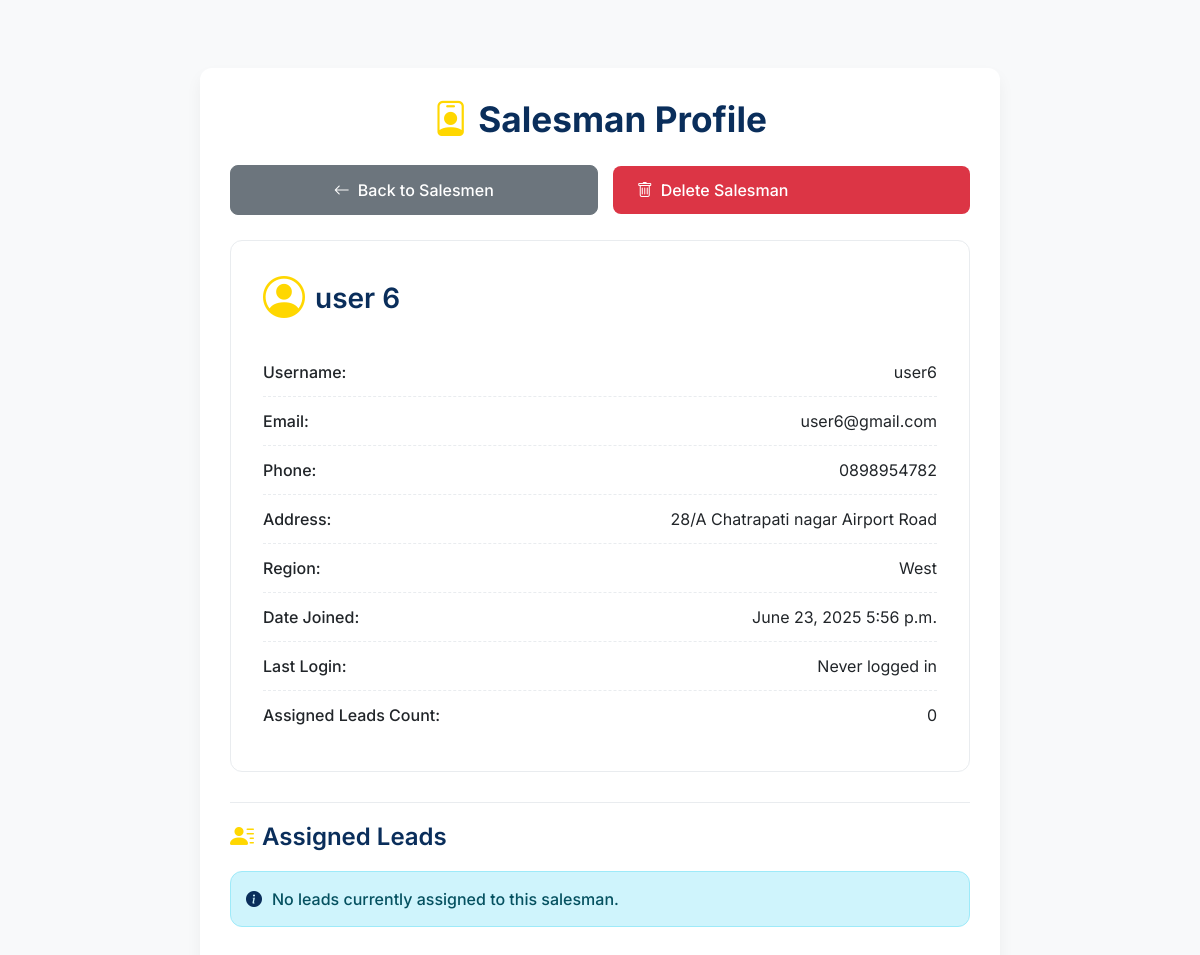
Page /viewSalesman/user6@gmail.com/ (signed in) on the earlier database version.
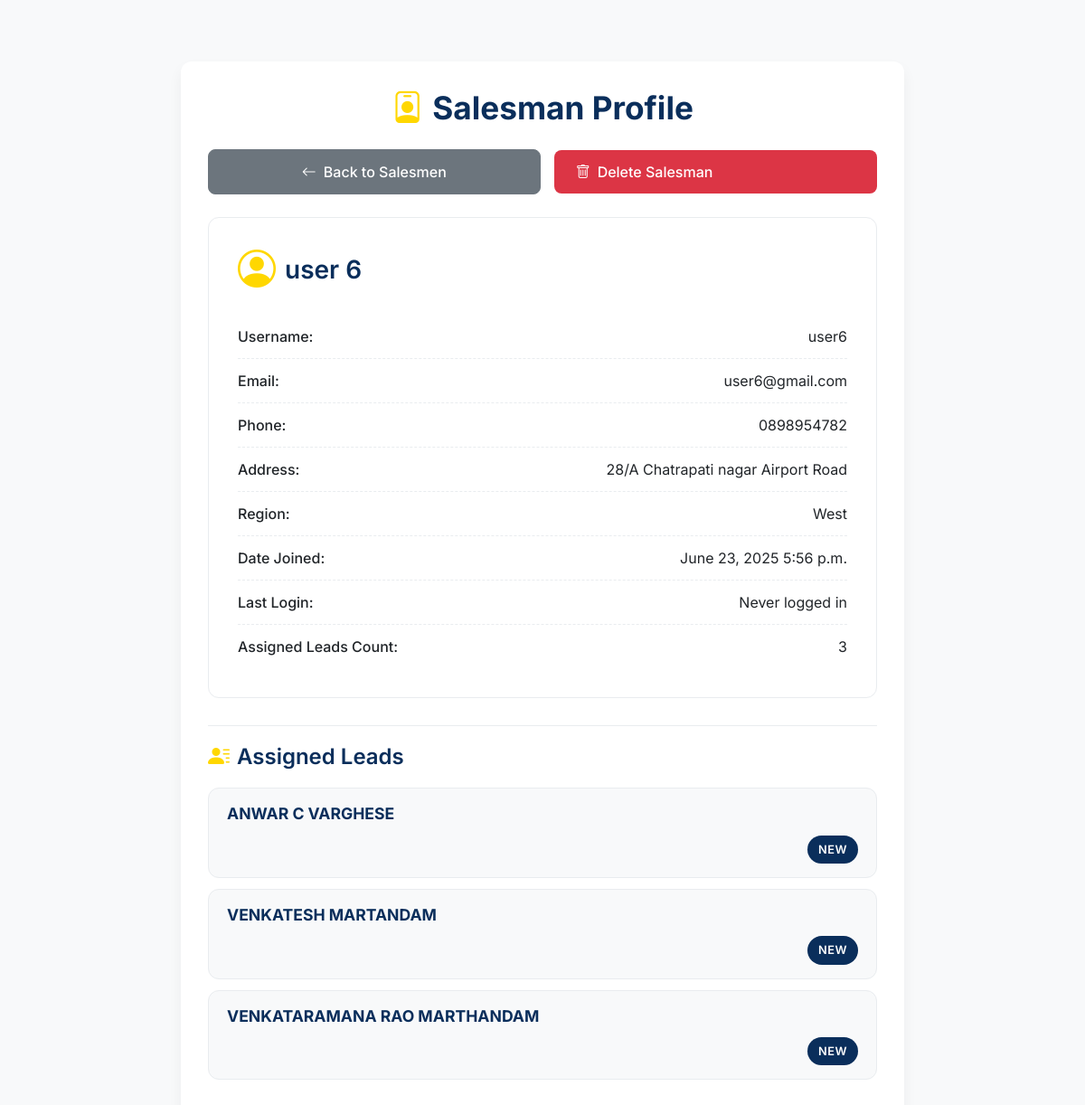
Same page on the later database version.
### salesmanPanel/models.py (models this page shows, shortened)
class Lead(models.Model):
    STATUS_CHOICES = [
        ('New', 'New'),
        ('Contacted', 'Contacted'),
        ('In Discussion', 'In Discussion'),
        ('Not Interested', 'Not Interested'),
        ('Converted', 'Converted'),
    ]
    PRIORITY_CHOICES = [
        ('Hot', 'Hot'),
        ('Warm', 'Warm'),
        ('Cold', 'Cold'),
    ]
    name = models.CharField(max_length=100)
    email = models.EmailField()
    phone = models.CharField(max_length=15)
    city = models.CharField(max_length=100, blank=True)
    company = models.CharField(max_length=100, blank=True)
    role = models.CharField(max_length=100, blank=True)
    interest = models.TextField(null=True)
    budget = models.CharField(max_length=50, blank=True)
    lead_source = models.CharField(max_length=100, blank=True)
    status = models.CharField(max_length=20, choices=STATUS_CHOICES, default='New')
    priority = models.CharField(max_length=10, choices=PRIORITY_CHOICES, default='Warm')
    notes = models.TextField(blank=True)
    assigned_to = models.ForeignKey(settings.AUTH_USER_MODEL, on_delete=models.SET_NULL, null=True, blank=True)
    created_at = models.DateTimeField(auto_now_add=True)
    updated_at = models.DateTimeField(auto_now=True)
    category = models.ForeignKey('category',on_delete=models.CASCADE,null=True, blank=True)

### salesmanPanel/views.py (the view)
# urls.py: path('viewSalesman/<str:email>/', views.viewSalesman, name='viewSalesman'),
@login_required
@user_passes_test(is_admin)
def viewSalesman(request, email):
    try:
        salesman = CustomUser.objects.get(email=email, is_superuser=False)  # Get the salesman by email
    except CustomUser.DoesNotExist:
        messages.error(request, "Salesman does not exist")
        return redirect('viewCategory')  # Redirect if salesman not found
    assigned_leads = Lead.objects.filter(assigned_to=salesman)
    assigned_leads_count = assigned_leads.count()
    context = {
        'selected_salesman': salesman,
        'assigned_leads_count': assigned_leads_count,
        'assigned_leads': assigned_leads,  # Pass the leads to the template
    }
    return render(request, 'salesmanPortal/viewSalesman.html', context)  # Render the view salesman template

### salesmanPanel/views.py (called while the page is built)
def is_admin(user):
    return user.is_staff # is_superuser implies is_staff, so this covers both.

### templates/salesmanPortal/viewSalesman.html (shortened to what the changed rows need)
<!DOCTYPE html>
<html lang="en">
<head>
    <link href="https://cdn.jsdelivr.net/npm/bootstrap@5.3.2/dist/css/bootstrap.min.css" rel="stylesheet">
    <link rel="stylesheet" href="https://cdn.jsdelivr.net/npm/bootstrap-icons@1.11.1/font/bootstrap-icons.css">
</head>
<body>
    <div class="container mt-5">
        {% if selected_salesman %}
            <h1 class="text-center"><i class="bi bi-person-badge"></i> Salesman Profile</h1>
            <div class="actions-row">
                <a href="{% url 'viewBDAs' %}" class="btn btn-secondary">
                    <i class="bi bi-arrow-left"></i> Back to Salesmen
                </a>
                <a href="#" class="btn btn-delete-salesman" id="deleteSalesmanBtn"
                   data-salesman-email="{{ selected_salesman.email }}">
                    <i class="bi bi-trash"></i> Delete Salesman
                </a>
            </div>
            <div class="card mb-3">
                <div class="card-body">
                    <h5 class="card-title"><i class="bi bi-person-circle"></i> {{ selected_salesman.first_name }} {{ selected_salesman.last_name }}</h5>
                    <div class="detail-row">
                        <span><strong>Username:</strong></span>
                        <span>{{ selected_salesman.username }}</span>
                    </div>
                    <div class="detail-row">
                        <span><strong>Email:</strong></span>
                        <span>{{ selected_salesman.email }}</span>
                    </div>
                    {% if selected_salesman.phone %}
                    <div class="detail-row">
                        <span><strong>Phone:</strong></span>
                        <span>{{ selected_salesman.phone }}</span>
                    </div>
                    {% endif %}
                    {% if selected_salesman.address %}
                    <div class="detail-row">
                        <span><strong>Address:</strong></span>
                        <span>{{ selected_salesman.address }}</span>
                    </div>
                    {% endif %}
                    {% if selected_salesman.region %}
                    <div class="detail-row">
                        <span><strong>Region:</strong></span>
                        <span>{{ selected_salesman.region }}</span>
                    </div>
                    {% endif %}
                    <div class="detail-row">
                        <span><strong>Date Joined:</strong></span>
                        <span>{{ selected_salesman.date_joined|date:"F d, Y P" }}</span>
                    </div>
                    {% if selected_salesman.last_login %}
                    <div class="detail-row">
                        <span><strong>Last Login:</strong></span>
                        <span>{{ selected_salesman.last_login|date:"F d, Y P" }}</span>
                    </div>
                    {% else %}
                    <div class="detail-row">
                        <span><strong>Last Login:</strong></span>
                        <span>Never logged in</span>
                    </div>
                    {% endif %}
                    <div class="detail-row">
                        <span><strong>Assigned Leads Count:</strong></span>
                        <span>{{ assigned_leads_count }}</span>
                    </div>
                </div>
            </div>
            <div class="leads-section">
                <h4><i class="bi bi-person-lines-fill"></i> Assigned Leads</h4>
                {% if assigned_leads %}
                    {% for lead in assigned_leads %}
                        <a href="{% url 'viewLead' lead.id %}" class="lead-item text-decoration-none">
                            <div>
                                <strong>{{ lead.name }}</strong>
                            </div>
                            <span class="lead-status status-{{ lead.status|lower|cut:' ' }}">
                                {{ lead.status }}
                            </span>
                        </a>
                    {% endfor %}
                {% else %}
                    <div class="alert alert-info" role="alert">
                        <i class="bi bi-info-circle-fill"></i> No leads currently assigned to this salesman.
                    </div>
                {% endif %}
            </div>
        {% endif %}
    </div>
</body>
</html>

Differences in the rows shown:
now on this page (row edited): Lead: name "ANWAR C VARGHESE", status "NEW"
now on this page (row edited): Lead: name "VENKATESH MARTANDAM", status "NEW"
now on this page (row edited): Lead: name "VENKATARAMANA RAO MARTHANDAM", status "NEW"
Other differences:
{{ assigned_leads_count }}: "0" → "3"
text no longer shown: "No leads currently assigned to this salesman."
